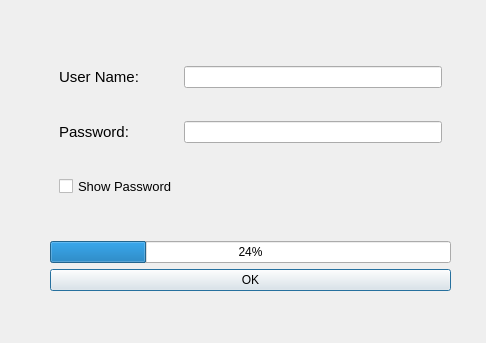
<?xml version="1.0" encoding="UTF-8"?>
<ui version="4.0">
 <class>Dialog</class>
 <widget class="QDialog" name="Dialog">
  <property name="geometry">
   <rect>
    <x>0</x>
    <y>0</y>
    <width>486</width>
    <height>343</height>
   </rect>
  </property>
  <property name="windowTitle">
   <string>Dialog</string>
  </property>
  <property name="layoutDirection">
   <enum>Qt::LeftToRight</enum>
  </property>
  <widget class="QWidget" name="gridLayoutWidget">
   <property name="geometry">
    <rect>
     <x>50</x>
     <y>30</y>
     <width>401</width>
     <height>261</height>
    </rect>
   </property>
   <layout class="QGridLayout" name="gridLayout_2">
    <item row="2" column="0">
     <widget class="QPushButton" name="Button_OK">
      <property name="whatsThis">
       <string>&lt;html&gt;&lt;head/&gt;&lt;body&gt;&lt;p&gt;确认&lt;/p&gt;&lt;/body&gt;&lt;/html&gt;</string>
      </property>
      <property name="text">
       <string>OK</string>
      </property>
      <property name="shortcut">
       <string>Return</string>
      </property>
      <property name="checkable">
       <bool>false</bool>
      </property>
     </widget>
    </item>
    <item row="1" column="0">
     <widget class="QProgressBar" name="progressBar">
      <property name="value">
       <number>24</number>
      </property>
      <property name="alignment">
       <set>Qt::AlignBottom|Qt::AlignLeading|Qt::AlignLeft</set>
      </property>
     </widget>
    </item>
    <item row="0" column="0">
     <widget class="QWidget" name="gridWidget" native="true">
      <layout class="QGridLayout" name="gridLayout">
       <item row="1" column="0">
        <widget class="QLabel" name="label_ps">
         <property name="font">
          <font>
           <pointsize>11</pointsize>
          </font>
         </property>
         <property name="whatsThis">
          <string>&lt;html&gt;&lt;head/&gt;&lt;body&gt;&lt;p&gt;密码&lt;/p&gt;&lt;/body&gt;&lt;/html&gt;</string>
         </property>
         <property name="text">
          <string>Password:</string>
         </property>
        </widget>
       </item>
       <item row="0" column="0">
        <widget class="QLabel" name="label_un">
         <property name="font">
          <font>
           <pointsize>11</pointsize>
          </font>
         </property>
         <property name="whatsThis">
          <string>&lt;html&gt;&lt;head/&gt;&lt;body&gt;&lt;p&gt;用户名&lt;/p&gt;&lt;/body&gt;&lt;/html&gt;</string>
         </property>
         <property name="text">
          <string>User Name:</string>
         </property>
        </widget>
       </item>
       <item row="0" column="1">
        <widget class="QLineEdit" name="username_input">
         <property name="toolTip">
          <string>&lt;html&gt;&lt;head/&gt;&lt;body&gt;&lt;p&gt;输入用户名&lt;/p&gt;&lt;/body&gt;&lt;/html&gt;</string>
         </property>
         <property name="whatsThis">
          <string>&lt;html&gt;&lt;head/&gt;&lt;body&gt;&lt;p&gt;请输入用户名&lt;/p&gt;&lt;/body&gt;&lt;/html&gt;</string>
         </property>
         <property name="echoMode">
          <enum>QLineEdit::Normal</enum>
         </property>
         <property name="placeholderText">
          <string comment="*"/>
         </property>
        </widget>
       </item>
       <item row="1" column="1">
        <widget class="QLineEdit" name="password_input">
         <property name="toolTip">
          <string>&lt;html&gt;&lt;head/&gt;&lt;body&gt;&lt;p&gt;输入密码&lt;/p&gt;&lt;/body&gt;&lt;/html&gt;</string>
         </property>
         <property name="whatsThis">
          <string>&lt;html&gt;&lt;head/&gt;&lt;body&gt;&lt;p&gt;请输入密码&lt;/p&gt;&lt;/body&gt;&lt;/html&gt;</string>
         </property>
         <property name="echoMode">
          <enum>QLineEdit::Password</enum>
         </property>
         <property name="placeholderText">
          <string comment="*"/>
         </property>
        </widget>
       </item>
       <item row="3" column="0">
        <widget class="QCheckBox" name="checkBox">
         <property name="font">
          <font>
           <pointsize>10</pointsize>
          </font>
         </property>
         <property name="toolTip">
          <string>&lt;html&gt;&lt;head/&gt;&lt;body&gt;&lt;p&gt;显示密码&lt;/p&gt;&lt;/body&gt;&lt;/html&gt;</string>
         </property>
         <property name="whatsThis">
          <string>&lt;html&gt;&lt;head/&gt;&lt;body&gt;&lt;p&gt;显示密码&lt;/p&gt;&lt;/body&gt;&lt;/html&gt;</string>
         </property>
         <property name="text">
          <string>Show Password</string>
         </property>
        </widget>
       </item>
      </layout>
     </widget>
    </item>
   </layout>
  </widget>
 </widget>
 <tabstops>
  <tabstop>username_input</tabstop>
  <tabstop>password_input</tabstop>
 </tabstops>
 <resources/>
 <connections/>
</ui>
